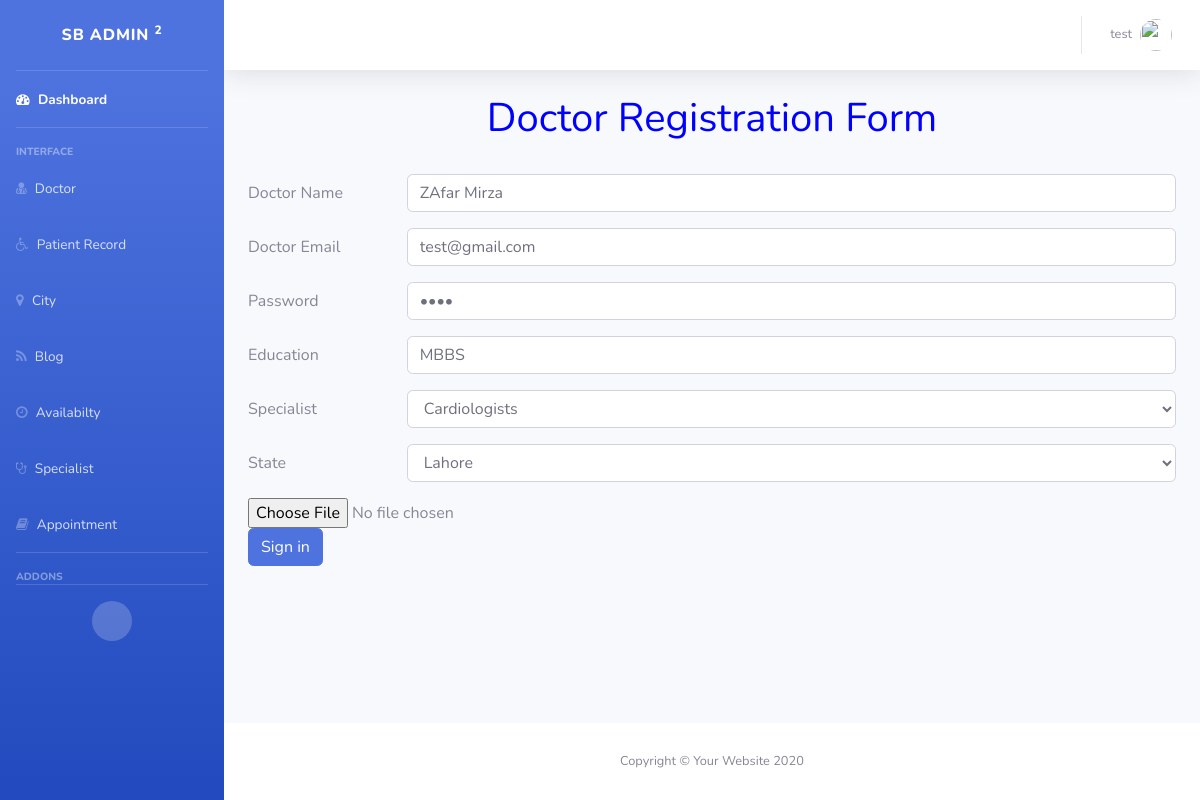
Page /doctor/edit.php?id=14 (signed in) on the committed database.
### tables this page shows
CREATE TABLE `doctor` (
  `d_id` int(11) NOT NULL,
  `d_name` varchar(50) NOT NULL,
  `d_email` varchar(50) NOT NULL,
  `d_password` varchar(50) NOT NULL,
  `image` mediumblob,
  `city` int(11) NOT NULL,
  `education` varchar(50) NOT NULL,
  `specialization` int(50) NOT NULL,
  `fees` int(100) NOT NULL
);

### doctor/edit.php (the view, shortened to what this page needs)
<?php
include "connection.php";
$id=$_GET['id'];
$query="select * from doctor where d_id=".$id;
$result = mysqli_query($conn,$query);
$row =mysqli_fetch_row($result);
$query2="Select * from city";
$resultc=mysqli_query($conn,$query2);
$query3="Select * from specialist";
$result3=mysqli_query($conn,$query3);
include "../adminpanel.php";
?>
<center>
<h1 style="color:blue">Doctor Registration Form</h1>
</center>
<br>
<form method="post" enctype="multipart/form-data">
  <div class="form-group row">
    <label for="Named" class="col-sm-2 col-form-label">Doctor Name</label>
    <div class="col-sm-10">
      <input type="text" class="form-control" id="" placeholder="Name" name="Named" value="<?php echo $row[1];?>">
    </div>
  </div>
  <div class="form-group row">
    <label for="Named" class="col-sm-2 col-form-label">Doctor Email</label>
    <div class="col-sm-10">
<input type="email" class="form-control" id="" placeholder="Email" name="Emaild" value="<?php echo $row[2];?>">
    </div>
  </div>
  <div class="form-group row">
    <label for="inputPassword3" class="col-sm-2 col-form-label">Password</label>
    <div class="col-sm-10">
      <input type="password" name="password" class="form-control" id="inputPassword3" placeholder="Password" value="<?php echo $row[3];?>">
    </div>
  </div>
  <div class="form-group row">
    <label for="inputPassword3" class="col-sm-2 col-form-label">Education</label>
    <div class="col-sm-10">
      <input type="text" name="education" class="form-control" id="inputPassword3" placeholder="Password" value="<?php echo $row[6];?>">
    </div>
  </div>
  <div class="form-group row">
      <label for="inputState" class="col-sm-2 col-form-label">Specialist</label>
      <div class="col-sm-10">
      <select id="inputState" name="Specialist" class="form-control">
                                        <?php
        while($row3=mysqli_fetch_array($result3))
        {
            if($row[7]==$row3['id'])
            {
        ?>
            <option value=<?php echo $row3['id'];?> selected>
            <?php echo $row3['specialist'];?>
            </option>
            <?php
            }
            else {
                ?>
         <option value=<?php echo $row3['id'];?> >
            <?php echo $row3['specialist'];?>
            </option>
        <?php
            }
        }
        ?>
      </select>
      </div>
    </div>
  <div class="form-group row">
      <label for="inputState" class="col-sm-2 col-form-label">State</label>
      <div class="col-sm-10">
      <select id="inputState" name="city" class="form-control">
      <?php
        while($rowc=mysqli_fetch_array($resultc))
        {
            if($row[5]==$rowc['C_id'])
            {
        ?>
            <option value=<?php echo $rowc['C_id'];?> selected>
            <?php echo $rowc['C_name']; ?>
            </option>
            <?php
            }
            else {
            ?>
             <option value=<?php echo $rowc['C_id'];?> >
            <?php echo $rowc['C_name']; ?>
            </option>
        <?php
            }
        }
        ?>
      </select>
      </div>
    </div>
    <input type="file" name="imagess"/>
        <br>
  <div class="form-group row">
    <div class="col-sm-10">
      <button type="submit" class="btn btn-primary" name="btnSubmit" >Sign in</button>
    </div>
  </div>
  <?php
include '../adminpanelfooter.php';
?>
</html>

### rows in the picture
doctor: Named "ZAfar Mirza", Emaild "test@gmail.com", education "MBBS"

### other values in the picture
$_SESSION['admin'] "test"
form field Specialist "Cardiologists"
form field city "Lahore"
